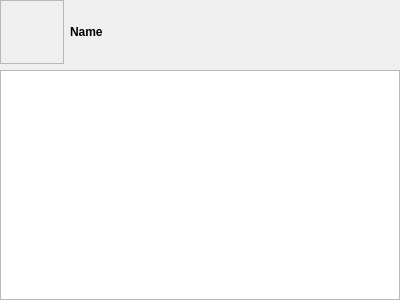
<?xml version="1.0" encoding="UTF-8"?>
<ui version="4.0">
 <class>WidgetPrivateMessage</class>
 <widget class="QWidget" name="WidgetPrivateMessage">
  <property name="geometry">
   <rect>
    <x>0</x>
    <y>0</y>
    <width>400</width>
    <height>300</height>
   </rect>
  </property>
  <property name="sizePolicy">
   <sizepolicy hsizetype="Expanding" vsizetype="Expanding">
    <horstretch>0</horstretch>
    <verstretch>0</verstretch>
   </sizepolicy>
  </property>
  <property name="windowTitle">
   <string>PrivateMessage</string>
  </property>
  <property name="windowIcon">
   <iconset resource="../Resource.qrc">
    <normaloff>:/Resource/Chat/Chat.png</normaloff>:/Resource/Chat/Chat.png</iconset>
  </property>
  <layout class="QVBoxLayout" name="verticalLayout">
   <property name="margin">
    <number>0</number>
   </property>
   <item>
    <layout class="QHBoxLayout" name="horizontalLayout">
     <item>
      <widget class="QLabel" name="labelAvatar">
       <property name="minimumSize">
        <size>
         <width>64</width>
         <height>64</height>
        </size>
       </property>
       <property name="maximumSize">
        <size>
         <width>64</width>
         <height>64</height>
        </size>
       </property>
       <property name="frameShape">
        <enum>QFrame::StyledPanel</enum>
       </property>
       <property name="frameShadow">
        <enum>QFrame::Sunken</enum>
       </property>
       <property name="text">
        <string/>
       </property>
       <property name="pixmap">
        <pixmap resource="../Resource.qrc">:/Resource/Chat/DefaultAvatar.png</pixmap>
       </property>
       <property name="scaledContents">
        <bool>true</bool>
       </property>
      </widget>
     </item>
     <item>
      <widget class="QLabel" name="labelName">
       <property name="styleSheet">
        <string notr="true">font: 75 14pt &quot;Sans Serif&quot;;
font-weight: bold;</string>
       </property>
       <property name="text">
        <string>Name</string>
       </property>
      </widget>
     </item>
    </layout>
   </item>
   <item>
    <widget class="QTextBrowser" name="textEdit">
     <property name="openExternalLinks">
      <bool>false</bool>
     </property>
     <property name="openLinks">
      <bool>false</bool>
     </property>
    </widget>
   </item>
  </layout>
 </widget>
 <resources>
  <include location="../Resource.qrc"/>
 </resources>
 <connections/>
</ui>
